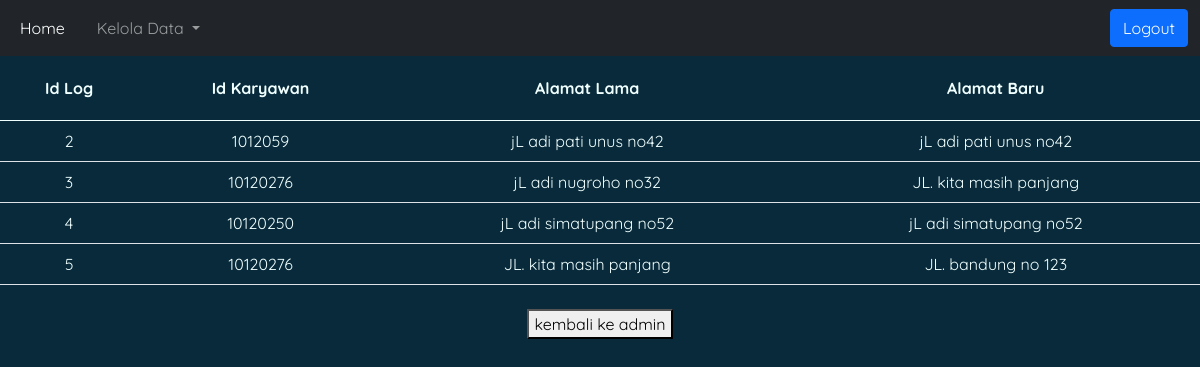
Page /logkaryawan.php on the committed database.
### tables this page shows
CREATE TABLE `logkaryawan` (
  `id_log` int(11) NOT NULL,
  `id_karyawan` int(11) DEFAULT NULL,
  `alamat_lama` varchar(100) DEFAULT NULL,
  `alamat_baru` varchar(100) DEFAULT NULL,
  `keterangan` varchar(30) DEFAULT NULL,
  `waktu` datetime DEFAULT NULL
);

### logkaryawan.php (the view, shortened to what this page needs)
<!doctype html>
<html lang="en">
<?php include("koneksi.php"); ?>
<head>
  <link href="css/bootstrap.css" rel="stylesheet">
<nav class="navbar navbar-expand-sm bg-dark navbar-dark">
<div class="container-fluid">
  <div class="collapse navbar-collapse" id="navbarLeftAlignExample">
    <ul class="navbar-nav me-auto mb-2 mb-lg-0 gap-3">
      <li class="nav-item">
        <a class="nav-link active" aria-current="page" href="index.php">Home</a>
      </li>
      <li class="nav-item dropdown">
        <a class="nav-link dropdown-toggle" href="#" id="navbarDropdown" role="button" data-bs-toggle="dropdown" aria-expanded="false">
          Kelola Data
        </a>
      </li>
    </ul>
    <a href="../indexlogin.php" type="button" class="btn btn-primary btn-logout">Logout</a>
  </div>
</div>
</nav>
  <table class="table align-middle mb-0 bg-white text-center pt-3">
    <thead class="head">
              <tr>
                <th>Id Log</th>
                <th>Id Karyawan</th>
                <th>Alamat Lama</th>
                <th>Alamat Baru</th>
              </tr>
            </thead>
            <tbody>
              <?php
              $sql = "SELECT * FROM logkaryawan";
              $query = mysqli_query($db, $sql);
              while($logkaryawan = mysqli_fetch_array($query)){
                echo "<tr>";
                echo "<td>".$logkaryawan['id_log']."</td>";
                echo "<td>".$logkaryawan['id_karyawan']."</td>";
                echo "<td>".$logkaryawan['alamat_lama']."</td>";
                echo "<td>".$logkaryawan['alamat_baru']."</td>";
                echo "</tr>";
              }
              ?>
            </tbody>
          </table>
          <center>
	<br><a href="indexadmin.php"><button>kembali ke admin</button></a></br>
      </center>
  </body>
</html>

### logkaryawan.php (style rules this page uses)
* { font-family: 'Quicksand', sans-serif; }
thead { background: #082A3A !important; color: azure !important; }
tbody { background: #082A3A !important; color: azure !important; }
th { padding-top: 20px !important; padding-bottom: 20px !important; }

### rows in the picture
logkaryawan: id_log "2", id_karyawan "1012059", alamat_lama "jL adi pati unus no42", alamat_baru "jL adi pati unus no42"
logkaryawan: id_log "3", id_karyawan "10120276", alamat_lama "jL adi nugroho no32", alamat_baru "JL. kita masih panjang"
logkaryawan: id_log "4", id_karyawan "10120250", alamat_lama "jL adi simatupang no52", alamat_baru "jL adi simatupang no52"
logkaryawan: id_log "5", id_karyawan "10120276", alamat_lama "JL. kita masih panjang", alamat_baru "JL. bandung no 123"
